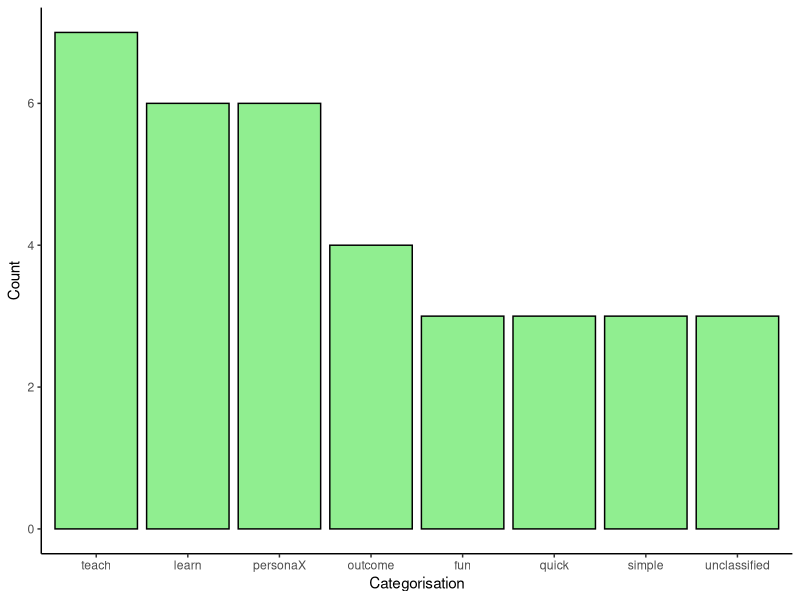

Write the R code that produced this figure.
## ---- chunk 1
knitr::opts_chunk$set(echo = FALSE,
                      message = FALSE,
                      warning = FALSE)
## ---- chunk 2
library("kableExtra")
library("knitr")
library("flextable")
library("tidyverse")
library("wordcloud")
library("RColorBrewer")
## ---- chunk 3
categ <- read.table("data/suggested_names.txt",
                    sep = "/", 
                    header = TRUE,
                    stringsAsFactors = FALSE)
## ---- chunk 4
names(categ) <- c("Name suggested", "Categorisations")
categ %>% flextable() %>% 
  width(width = 2) %>% 
  fontsize(size = 9, part = "all",) %>% 
  add_header_lines("Table 1. Suggestions for the name of the App received through the call for focus-group participation") 

## ---- chunk 5

cat_list <- read.table("data/suggested_names_categlist.txt", 
                       sep = "\n",
                       header = TRUE,
                       stringsAsFactors = FALSE)
## ---- chunk 6
ggplot(data = cat_list, aes(x = fct_infreq(categorisations))) +
  geom_bar(col = "black", fill = "lightgreen") +
  xlab("Categorisation") +
  ylab("Count") +
  theme_classic()
